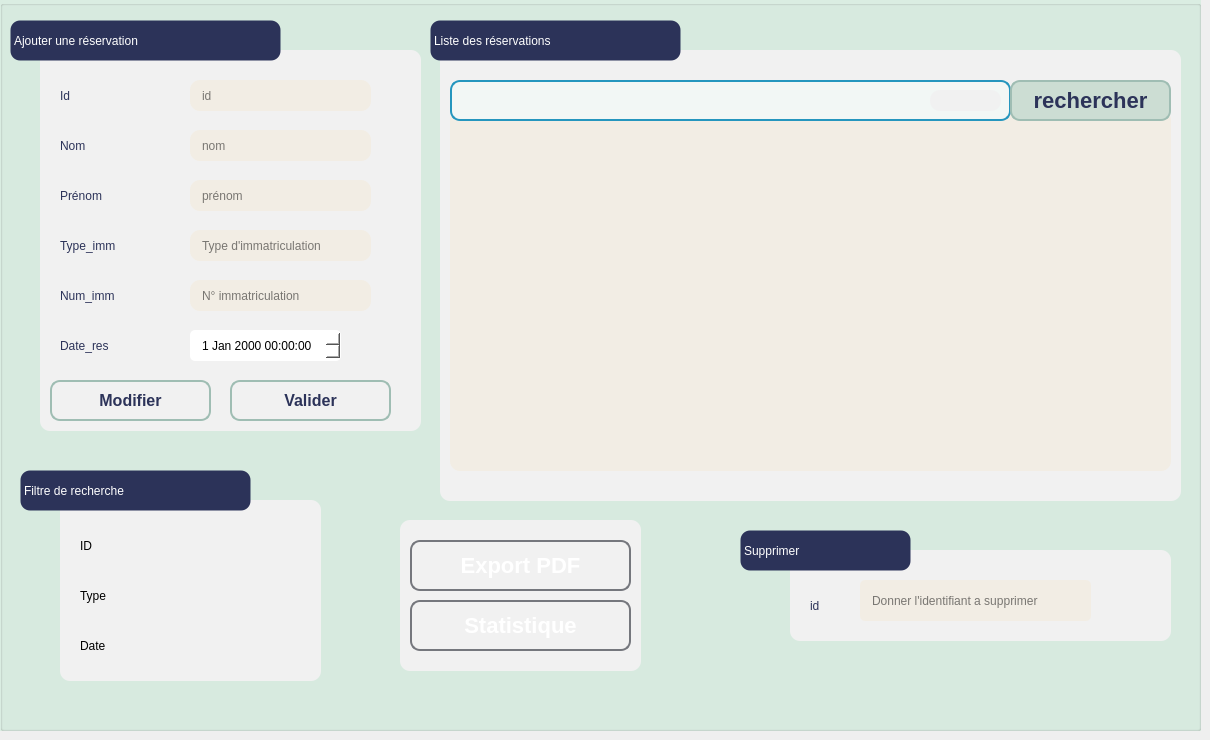
      <widget class="QWidget" name="tab_6">
       <attribute name="title">
        <string>Gestion Réservation</string>
       </attribute>
       <widget class="QGroupBox" name="groupBox_13">
        <property name="geometry">
         <rect>
          <x>0</x>
          <y>0</y>
          <width>1201</width>
          <height>731</height>
         </rect>
        </property>
        <property name="styleSheet">
         <string notr="true">background-color: rgb(218, 237, 226);</string>
        </property>
        <property name="title">
         <string/>
        </property>
        <widget class="QGroupBox" name="groupBox_14">
         <property name="geometry">
          <rect>
           <x>40</x>
           <y>50</y>
           <width>381</width>
           <height>381</height>
          </rect>
         </property>
         <property name="styleSheet">
          <string notr="true">background-color: rgb(241, 241, 241);
border-radius: 10px black;
	border-radius: 10px  ;

</string>
         </property>
         <property name="title">
          <string/>
         </property>
         <widget class="QLabel" name="res_id">
          <property name="geometry">
           <rect>
            <x>20</x>
            <y>30</y>
            <width>151</width>
            <height>31</height>
           </rect>
          </property>
          <property name="styleSheet">
           <string notr="true">
font:  75 16pt &quot;Times New Roman&quot;;
color: rgb(44, 51, 89);</string>
          </property>
          <property name="text">
           <string>Id</string>
          </property>
         </widget>
         <widget class="QLabel" name="nom">
          <property name="geometry">
           <rect>
            <x>20</x>
            <y>80</y>
            <width>161</width>
            <height>31</height>
           </rect>
          </property>
          <property name="styleSheet">
           <string notr="true">
font:  75 16pt &quot;Times New Roman&quot;;
color: rgb(44, 51, 89);</string>
          </property>
          <property name="text">
           <string>Nom</string>
          </property>
         </widget>
         <widget class="QLabel" name="prenom">
          <property name="geometry">
           <rect>
            <x>20</x>
            <y>120</y>
            <width>161</width>
            <height>51</height>
           </rect>
          </property>
          <property name="styleSheet">
           <string notr="true">
font:  75 16pt &quot;Times New Roman&quot;;
color: rgb(44, 51, 89);</string>
          </property>
          <property name="text">
           <string>Prénom</string>
          </property>
         </widget>
         <widget class="QLabel" name="res_type">
          <property name="geometry">
           <rect>
            <x>20</x>
            <y>170</y>
            <width>161</width>
            <height>51</height>
           </rect>
          </property>
          <property name="styleSheet">
           <string notr="true">
font:  75 16pt &quot;Times New Roman&quot;;
color: rgb(44, 51, 89);</string>
          </property>
          <property name="text">
           <string>Type_imm</string>
          </property>
         </widget>
         <widget class="QLabel" name="res_num_2">
          <property name="geometry">
           <rect>
            <x>20</x>
            <y>220</y>
            <width>151</width>
            <height>51</height>
           </rect>
          </property>
          <property name="styleSheet">
           <string notr="true">
font:  75 16pt &quot;Times New Roman&quot;;
color: rgb(44, 51, 89);</string>
          </property>
          <property name="text">
           <string>Num_imm</string>
          </property>
         </widget>
         <widget class="QLineEdit" name="leid_2">
          <property name="geometry">
           <rect>
            <x>150</x>
            <y>30</y>
            <width>181</width>
            <height>31</height>
           </rect>
          </property>
          <property name="styleSheet">
           <string notr="true">QLineEdit{
	background-color: rgb(242, 237, 228);
    box-shadow: 2px 0.5px 5px 1px inset black;
    border-radius: 10px  ;
    width: 70%;
    padding-right: 10px;
    padding-left: 10px;
    text-align: left;
    color: #000;
    font-size:inherit;
    font-family: Arial, Helvetica, sans-serif;  
    font-weight:normal;
    font-variant:normal;
	border-color: rgb(146, 150, 149);
}
QLineEdit::hover{  color: black ;
background-color:orange;}
QLineEdit::focus{  color: black ;
background-color:white;}</string>
          </property>
          <property name="placeholderText">
           <string>id</string>
          </property>
         </widget>
         <widget class="QLineEdit" name="res_nom">
          <property name="geometry">
           <rect>
            <x>150</x>
            <y>80</y>
            <width>181</width>
            <height>31</height>
           </rect>
          </property>
          <property name="styleSheet">
           <string notr="true">QLineEdit{
	background-color: rgb(242, 237, 228);
    box-shadow: 2px 0.5px 5px 1px inset black;
    border-radius: 10px;
    width: 70%;
    padding-right: 10px;
    padding-left: 10px;
    text-align: left;
    color: #000;
    font-size:inherit;
    font-family: Arial, Helvetica, sans-serif;  
    font-weight:normal;
    font-variant:normal;
}
QLineEdit::hover{  color: black ;
background-color:orange;}
QLineEdit::focus{  color: black ;
background-color:white;}</string>
          </property>
          <property name="placeholderText">
           <string>nom</string>
          </property>
         </widget>
         <widget class="QLineEdit" name="res_prenom">
          <property name="geometry">
           <rect>
            <x>150</x>
            <y>130</y>
            <width>181</width>
            <height>31</height>
           </rect>
          </property>
          <property name="styleSheet">
           <string notr="true">QLineEdit{
	background-color: rgb(242, 237, 228);
    box-shadow: 2px 0.5px 5px 1px inset black;
    border-radius: 10px;
    width: 70%;
    padding-right: 10px;
    padding-left: 10px;
    text-align: left;
    color: #000;
    font-size:inherit;
    font-family: Arial, Helvetica, sans-serif;  
    font-weight:normal;
    font-variant:normal;
}
QLineEdit::hover{  color: black ;
background-color:orange;}
QLineEdit::focus{  color: black ;
background-color:white;}</string>
          </property>
          <property name="placeholderText">
           <string>prénom</string>
          </property>
         </widget>
         <widget class="QLineEdit" name="type_immatriculation">
          <property name="geometry">
           <rect>
            <x>150</x>
            <y>180</y>
            <width>181</width>
            <height>31</height>
           </rect>
          </property>
          <property name="styleSheet">
           <string notr="true">QLineEdit{
	background-color: rgb(242, 237, 228);
    box-shadow: 2px 0.5px 5px 1px inset black;
    border-radius: 10px;
    width: 70%;
    padding-right: 10px;
    padding-left: 10px;
    text-align: left;
    color: #000;
    font-size:inherit;
    font-family: Arial, Helvetica, sans-serif;  
    font-weight:normal;
    font-variant:normal;
}
QLineEdit::hover{  color: black ;
background-color:orange;}
QLineEdit::focus{  color: black ;
background-color:white;}</string>
          </property>
          <property name="placeholderText">
           <string>Type d'immatriculation</string>
          </property>
         </widget>
         <widget class="QPushButton" name="pb_modifier_4">
          <property name="geometry">
           <rect>
            <x>10</x>
            <y>330</y>
            <width>161</width>
            <height>41</height>
           </rect>
          </property>
          <property name="styleSheet">
           <string notr="true">/*-----QPushButton-----*/
QPushButton
{
	background-color: qlineargradient(spread:pad, x1:0, y1:0.511, x2:1, y2:0.511, stop:0 
#92bf91
,stop:0.995192 rgba(0,0,0,0));



	color: rgb(44, 51, 89);
	font-size: 16px;
	font-weight: bold;
	border: 2px solid #9fbdb3;
	border-radius:10px;
	padding: 5px;

}

QPushButton::hover
{
background-color: qlineargradient(spread:pad, x1:0, y1:0.511, x2:1, y2:0.511, stop:0 rgba(0, 180, 150, 220),stop:1 rgba(50, 220, 200, 220));

	color: #2C3359; 
}
QPushButton::pressed
{background-color: qlineargradient(stop:0 rgba(0, 207, 179, 255),stop:1 rgba(70, 255, 230, 255));

	color: #2C3359; 

}</string>
          </property>
          <property name="text">
           <string>Modifier</string>
          </property>
          <property name="icon">
           <iconset resource="images.qrc">
            <normaloff>:/edit-2.svg</normaloff>:/edit-2.svg</iconset>
          </property>
         </widget>
         <widget class="QPushButton" name="pb_ajouter_4">
          <property name="geometry">
           <rect>
            <x>190</x>
            <y>330</y>
            <width>161</width>
            <height>41</height>
           </rect>
          </property>
          <property name="styleSheet">
           <string notr="true">/*-----QPushButton-----*/
QPushButton
{
	background-color: qlineargradient(spread:pad, x1:0, y1:0.511, x2:1, y2:0.511, stop:0 
#92bf91
,stop:0.995192 rgba(0,0,0,0));



	color: rgb(44, 51, 89);
	font-size: 16px;
	font-weight: bold;
	border: 2px solid #9fbdb3;
	border-radius:10px;
	padding: 5px;

}

QPushButton::hover
{
background-color: qlineargradient(spread:pad, x1:0, y1:0.511, x2:1, y2:0.511, stop:0 rgba(0, 180, 150, 220),stop:1 rgba(50, 220, 200, 220));

	color: #2C3359; 
}
QPushButton::pressed
{background-color: qlineargradient(stop:0 rgba(0, 207, 179, 255),stop:1 rgba(70, 255, 230, 255));

	color: #2C3359; 

}</string>
          </property>
          <property name="text">
           <string>Valider</string>
          </property>
          <property name="icon">
           <iconset resource="images.qrc">
            <normaloff>:/plus.svg</normaloff>:/plus.svg</iconset>
          </property>
         </widget>
         <widget class="QLabel" name="label_64">
          <property name="geometry">
           <rect>
            <x>20</x>
            <y>270</y>
            <width>151</width>
            <height>51</height>
           </rect>
          </property>
          <property name="styleSheet">
           <string notr="true">
font:  75 16pt &quot;Times New Roman&quot;;
color: rgb(44, 51, 89);</string>
          </property>
          <property name="text">
           <string>Date_res</string>
          </property>
         </widget>
         <widget class="QLineEdit" name="le_numImmatriculation">
          <property name="geometry">
           <rect>
            <x>150</x>
            <y>230</y>
            <width>181</width>
            <height>31</height>
           </rect>
          </property>
          <property name="styleSheet">
           <string notr="true">QLineEdit{
	background-color: rgb(242, 237, 228);
    box-shadow: 2px 0.5px 5px 1px inset black;
    border-radius: 10px;
    width: 70%;
    padding-right: 10px;
    padding-left: 10px;
    text-align: left;
    color: #000;
    font-size:inherit;
    font-family: Arial, Helvetica, sans-serif;  
    font-weight:normal;
    font-variant:normal;
}
QLineEdit::hover{  color: black ;
background-color:orange;}
QLineEdit::focus{  color: black ;
background-color:white;}</string>
          </property>
          <property name="placeholderText">
           <string>N° immatriculation</string>
          </property>
         </widget>
         <widget class="QDateTimeEdit" name="date_res">
          <property name="geometry">
           <rect>
            <x>150</x>
            <y>280</y>
            <width>151</width>
            <height>31</height>
           </rect>
          </property>
          <property name="styleSheet">
           <string notr="true">QDateTimeEdit{
    background-color: white;
    box-shadow: 2px 0.5px 5px 1px inset black;
    border-radius: 5px;
    width: 70%;
    padding-right: 10px;
    padding-left: 10px;
    text-align: left;
    color: #000;
    font-size:inherit;
    font-family: Arial, Helvetica, sans-serif;  
    font-weight:normal;
    font-variant:normal;
}
QDateTimeEdit::hover{  color: black ;
background-color:orange;}
QDateTimeEdit::focus{  color: black ;
background-color:white;}


</string>
          </property>
         </widget>
        </widget>
        <widget class="QLabel" name="label_76">
         <property name="geometry">
          <rect>
           <x>10</x>
           <y>20</y>
           <width>271</width>
           <height>41</height>
          </rect>
         </property>
         <property name="styleSheet">
          <string notr="true">QLabel{
    border: 1px solid transparent ;	
	color: rgb(255, 255, 255);
	font: 75 16pt &quot;Times New Roman&quot;;
	background-color: rgb(44, 51, 89);
	border-radius: 10px  ;
}</string>
         </property>
         <property name="text">
          <string>Ajouter une réservation</string>
         </property>
        </widget>
        <widget class="QGroupBox" name="groupBox_33">
         <property name="geometry">
          <rect>
           <x>60</x>
           <y>500</y>
           <width>261</width>
           <height>181</height>
          </rect>
         </property>
         <property name="styleSheet">
          <string notr="true">background-color: rgb(241, 241, 241);
border-radius: 10px black;
	border-radius: 10px  ;

</string>
         </property>
         <property name="title">
          <string/>
         </property>
         <widget class="QLabel" name="label_83">
          <property name="geometry">
           <rect>
            <x>20</x>
            <y>30</y>
            <width>31</width>
            <height>31</height>
           </rect>
          </property>
          <property name="styleSheet">
           <string notr="true">font: 11pt &quot;MS Shell Dlg 2&quot;;</string>
          </property>
          <property name="text">
           <string>ID</string>
          </property>
         </widget>
         <widget class="QLabel" name="label_84">
          <property name="geometry">
           <rect>
            <x>20</x>
            <y>80</y>
            <width>41</width>
            <height>31</height>
           </rect>
          </property>
          <property name="styleSheet">
           <string notr="true">font: 11pt &quot;MS Shell Dlg 2&quot;;</string>
          </property>
          <property name="text">
           <string>Type</string>
          </property>
         </widget>
         <widget class="QLabel" name="label_85">
          <property name="geometry">
           <rect>
            <x>20</x>
            <y>130</y>
            <width>41</width>
            <height>31</height>
           </rect>
          </property>
          <property name="styleSheet">
           <string notr="true">font: 11pt &quot;MS Shell Dlg 2&quot;;</string>
          </property>
          <property name="text">
           <string>Date</string>
          </property>
         </widget>
         <widget class="QPushButton" name="triID_5">
          <property name="geometry">
           <rect>
            <x>100</x>
            <y>30</y>
            <width>41</width>
            <height>31</height>
           </rect>
          </property>
          <property name="styleSheet">
           <string notr="true">/*-----QPushButton-----*/
image: url(:/triCroissant.png);
QPushButton
{
	background-color: qlineargradient(spread:pad, x1:0, y1:0.511, x2:1, y2:0.511, stop:0 
#92bf91
,stop:0.995192 rgba(0,0,0,0));



	color: #ffffff;
	font-size: 22px;
	font-weight: bold;
	border: 2px solid #9fbdb3;
	border-radius:10px;
	padding: 5px;
	

}

QPushButton::hover
{
background-color: qlineargradient(spread:pad, x1:0, y1:0.511, x2:1, y2:0.511, stop:0 rgba(0, 180, 150, 220),stop:1 rgba(50, 220, 200, 220));

	color: #2C3359; 

}
QPushButton::pressed
{background-color: qlineargradient(stop:0 rgba(0, 207, 179, 255),stop:1 rgba(70, 255, 230, 255));

	color: #2C3359; 

}
</string>
          </property>
          <property name="text">
           <string/>
          </property>
          <property name="icon">
           <iconset>
            <normaloff>../Downloads/337075855_605317437802974_4220689039509783446_n.png</normaloff>../Downloads/337075855_605317437802974_4220689039509783446_n.png</iconset>
          </property>
         </widget>
         <widget class="QPushButton" name="tri_type">
          <property name="geometry">
           <rect>
            <x>100</x>
            <y>80</y>
            <width>41</width>
            <height>31</height>
           </rect>
          </property>
          <property name="styleSheet">
           <string notr="true">/*-----QPushButton-----*/
image: url(:/triCroissant.png);
QPushButton
{
	background-color: qlineargradient(spread:pad, x1:0, y1:0.511, x2:1, y2:0.511, stop:0 
#92bf91
,stop:0.995192 rgba(0,0,0,0));



	color: #ffffff;
	font-size: 22px;
	font-weight: bold;
	border: 2px solid #9fbdb3;
	border-radius:10px;
	padding: 5px;
	

}

QPushButton::hover
{
background-color: qlineargradient(spread:pad, x1:0, y1:0.511, x2:1, y2:0.511, stop:0 rgba(0, 180, 150, 220),stop:1 rgba(50, 220, 200, 220));

	color: #2C3359; 

}
QPushButton::pressed
{background-color: qlineargradient(stop:0 rgba(0, 207, 179, 255),stop:1 rgba(70, 255, 230, 255));

	color: #2C3359; 

}
</string>
          </property>
          <property name="text">
           <string/>
          </property>
          <property name="icon">
           <iconset>
            <normaloff>../Downloads/337075855_605317437802974_4220689039509783446_n.png</normaloff>../Downloads/337075855_605317437802974_4220689039509783446_n.png</iconset>
          </property>
         </widget>
         <widget class="QPushButton" name="tri_date">
          <property name="geometry">
           <rect>
            <x>100</x>
            <y>130</y>
            <width>41</width>
            <height>31</height>
           </rect>
          </property>
          <property name="styleSheet">
           <string notr="true">/*-----QPushButton-----*/
image: url(:/triCroissant.png);
QPushButton
{
	background-color: qlineargradient(spread:pad, x1:0, y1:0.511, x2:1, y2:0.511, stop:0 
#92bf91
,stop:0.995192 rgba(0,0,0,0));



	color: #ffffff;
	font-size: 22px;
	font-weight: bold;
	border: 2px solid #9fbdb3;
	border-radius:10px;
	padding: 5px;
	

}

QPushButton::hover
{
background-color: qlineargradient(spread:pad, x1:0, y1:0.511, x2:1, y2:0.511, stop:0 rgba(0, 180, 150, 220),stop:1 rgba(50, 220, 200, 220));

	color: #2C3359; 

}
QPushButton::pressed
{background-color: qlineargradient(stop:0 rgba(0, 207, 179, 255),stop:1 rgba(70, 255, 230, 255));

	color: #2C3359; 

}
</string>
          </property>
          <property name="text">
           <string/>
          </property>
          <property name="icon">
           <iconset>
            <normaloff>../Downloads/337075855_605317437802974_4220689039509783446_n.png</normaloff>../Downloads/337075855_605317437802974_4220689039509783446_n.png</iconset>
          </property>
         </widget>
         <widget class="QPushButton" name="ID_desc_4">
          <property name="geometry">
           <rect>
            <x>180</x>
            <y>30</y>
            <width>41</width>
            <height>31</height>
           </rect>
          </property>
          <property name="styleSheet">
           <string notr="true">/*-----QPushButton-----*/
image: url(:/triDecroissant.png);
QPushButton
{
	background-color: qlineargradient(spread:pad, x1:0, y1:0.511, x2:1, y2:0.511, stop:0 
#92bf91
,stop:0.995192 rgba(0,0,0,0));



	color: #ffffff;
	font-size: 22px;
	font-weight: bold;
	border: 2px solid #9fbdb3;
	border-radius:10px;
	padding: 5px;
	

}

QPushButton::hover
{
background-color: qlineargradient(spread:pad, x1:0, y1:0.511, x2:1, y2:0.511, stop:0 rgba(0, 180, 150, 220),stop:1 rgba(50, 220, 200, 220));

	color: #2C3359; 

}
QPushButton::pressed
{background-color: qlineargradient(stop:0 rgba(0, 207, 179, 255),stop:1 rgba(70, 255, 230, 255));

	color: #2C3359; 

}
</string>
          </property>
          <property name="text">
           <string/>
          </property>
          <property name="icon">
           <iconset>
            <normaloff>../Downloads/334897169_707582544440547_3617308460356323247_n.png</normaloff>../Downloads/334897169_707582544440547_3617308460356323247_n.png</iconset>
          </property>
         </widget>
         <widget class="QPushButton" name="tri_typedesc">
          <property name="geometry">
           <rect>
            <x>180</x>
            <y>80</y>
            <width>41</width>
            <height>31</height>
           </rect>
          </property>
          <property name="styleSheet">
           <string notr="true">/*-----QPushButton-----*/
image: url(:/triDecroissant.png);
QPushButton
{
	background-color: qlineargradient(spread:pad, x1:0, y1:0.511, x2:1, y2:0.511, stop:0 
#92bf91
,stop:0.995192 rgba(0,0,0,0));



	color: #ffffff;
	font-size: 22px;
	font-weight: bold;
	border: 2px solid #9fbdb3;
	border-radius:10px;
	padding: 5px;
	

}

QPushButton::hover
{
background-color: qlineargradient(spread:pad, x1:0, y1:0.511, x2:1, y2:0.511, stop:0 rgba(0, 180, 150, 220),stop:1 rgba(50, 220, 200, 220));

	color: #2C3359; 

}
QPushButton::pressed
{background-color: qlineargradient(stop:0 rgba(0, 207, 179, 255),stop:1 rgba(70, 255, 230, 255));

	color: #2C3359; 

}
</string>
          </property>
          <property name="text">
           <string/>
          </property>
          <property name="icon">
           <iconset>
            <normaloff>../Downloads/334897169_707582544440547_3617308460356323247_n.png</normaloff>../Downloads/334897169_707582544440547_3617308460356323247_n.png</iconset>
          </property>
         </widget>
         <widget class="QPushButton" name="tri_datedesc">
          <property name="geometry">
           <rect>
            <x>180</x>
            <y>130</y>
            <width>41</width>
            <height>31</height>
           </rect>
          </property>
          <property name="styleSheet">
           <string notr="true">/*-----QPushButton-----*/
image: url(:/triDecroissant.png);
QPushButton
{
	background-color: qlineargradient(spread:pad, x1:0, y1:0.511, x2:1, y2:0.511, stop:0 
#92bf91
,stop:0.995192 rgba(0,0,0,0));



	color: #ffffff;
	font-size: 22px;
	font-weight: bold;
	border: 2px solid #9fbdb3;
	border-radius:10px;
	padding: 5px;
	

}

QPushButton::hover
{
background-color: qlineargradient(spread:pad, x1:0, y1:0.511, x2:1, y2:0.511, stop:0 rgba(0, 180, 150, 220),stop:1 rgba(50, 220, 200, 220));

	color: #2C3359; 

}
QPushButton::pressed
{background-color: qlineargradient(stop:0 rgba(0, 207, 179, 255),stop:1 rgba(70, 255, 230, 255));

	color: #2C3359; 

}
</string>
          </property>
          <property name="text">
           <string/>
          </property>
          <property name="icon">
           <iconset>
            <normaloff>../Downloads/334897169_707582544440547_3617308460356323247_n.png</normaloff>../Downloads/334897169_707582544440547_3617308460356323247_n.png</iconset>
          </property>
         </widget>
        </widget>
        <widget class="QLabel" name="label_77">
         <property name="geometry">
          <rect>
           <x>20</x>
           <y>470</y>
           <width>231</width>
           <height>41</height>
          </rect>
         </property>
         <property name="styleSheet">
          <string notr="true">QLabel{
    border: 1px solid transparent ;	
	color: rgb(255, 255, 255);
	font: 75 16pt &quot;Times New Roman&quot;;
	background-color: rgb(44, 51, 89);
	border-radius: 10px  ;
}</string>
         </property>
         <property name="text">
          <string>Filtre de recherche</string>
         </property>
        </widget>
        <widget class="QGroupBox" name="groupBox_34">
         <property name="geometry">
          <rect>
           <x>440</x>
           <y>50</y>
           <width>741</width>
           <height>451</height>
          </rect>
         </property>
         <property name="styleSheet">
          <string notr="true">background-color: rgb(241, 241, 241);
border-radius: 10px black;
	border-radius: 10px  ;

</string>
         </property>
         <property name="title">
          <string/>
         </property>
         <widget class="QTableView" name="tab_reservation">
          <property name="geometry">
           <rect>
            <x>10</x>
            <y>60</y>
            <width>721</width>
            <height>361</height>
           </rect>
          </property>
          <property name="styleSheet">
           <string notr="true">background-color: rgb(242, 237, 228);
</string>
          </property>
         </widget>
         <widget class="QLineEdit" name="le_recherche">
          <property name="geometry">
           <rect>
            <x>10</x>
            <y>30</y>
            <width>561</width>
            <height>41</height>
           </rect>
          </property>
          <property name="styleSheet">
           <string notr="true">QLineEdit
{
background-color: rgb(242, 247, 245);
border-radius: 10px;
border: 2px solid #2596be


}
</string>
          </property>
         </widget>
         <widget class="QPushButton" name="pb_rechercher_2">
          <property name="geometry">
           <rect>
            <x>570</x>
            <y>30</y>
            <width>161</width>
            <height>41</height>
           </rect>
          </property>
          <property name="styleSheet">
           <string notr="true">QPushButton
{
	background-color: rgb(204, 221, 211);
	color: rgb(44, 51, 89);
	font-size: 22px;
	font-weight: bold;
	border: 2px solid #9fbdb3;
	border-radius:10px;
	padding: 5px;
}

</string>
          </property>
          <property name="text">
           <string>rechercher</string>
          </property>
         </widget>
         <widget class="QLabel" name="Empl_label_Recherche_2">
          <property name="geometry">
           <rect>
            <x>490</x>
            <y>40</y>
            <width>71</width>
            <height>21</height>
           </rect>
          </property>
          <property name="styleSheet">
           <string notr="true">font:  75 16pt &quot;Times New Roman&quot;;
image: url(:/search.svg);
color: rgb(44, 51, 89);</string>
          </property>
          <property name="text">
           <string/>
          </property>
         </widget>
        </widget>
        <widget class="QLabel" name="label_78">
         <property name="geometry">
          <rect>
           <x>430</x>
           <y>20</y>
           <width>251</width>
           <height>41</height>
          </rect>
         </property>
         <property name="styleSheet">
          <string notr="true">QLabel{
    border: 1px solid transparent ;	
	color: rgb(255, 255, 255);
	font: 75 16pt &quot;Times New Roman&quot;;
	background-color: rgb(44, 51, 89);
	border-radius: 10px  ;
}</string>
         </property>
         <property name="text">
          <string>Liste des réservations</string>
         </property>
        </widget>
        <widget class="QGroupBox" name="groupBox_35">
         <property name="geometry">
          <rect>
           <x>790</x>
           <y>550</y>
           <width>381</width>
           <height>91</height>
          </rect>
         </property>
         <property name="styleSheet">
          <string notr="true">background-color: rgb(241, 241, 241);
border-radius: 10px black;
	border-radius: 10px  ;

</string>
         </property>
         <property name="title">
          <string/>
         </property>
         <widget class="QLineEdit" name="id_supp_6">
          <property name="geometry">
           <rect>
            <x>70</x>
            <y>30</y>
            <width>231</width>
            <height>41</height>
           </rect>
          </property>
          <property name="styleSheet">
           <string notr="true">QLineEdit{
	background-color: rgb(242, 237, 228);
    box-shadow: 2px 0.5px 5px 1px inset black;
    border-radius: 5px;
    width: 70%;
    padding-right: 10px;
    padding-left: 10px;
    text-align: left;
    color: #000;
    font-size:inherit;
    font-family: Arial, Helvetica, sans-serif;  
    font-weight:normal;
    font-variant:normal;
}
QLineEdit::hover{  color: black ;
background-color:orange;}
QLineEdit::focus{  color: black ;
background-color:white;}</string>
          </property>
          <property name="placeholderText">
           <string>Donner l'identifiant a supprimer</string>
          </property>
         </widget>
         <widget class="QPushButton" name="pb_supprimer_4">
          <property name="geometry">
           <rect>
            <x>320</x>
            <y>30</y>
            <width>51</width>
            <height>41</height>
           </rect>
          </property>
          <property name="styleSheet">
           <string notr="true">image: url(:/trash-2.svg);</string>
          </property>
          <property name="text">
           <string/>
          </property>
         </widget>
         <widget class="QLabel" name="label_79">
          <property name="geometry">
           <rect>
            <x>20</x>
            <y>40</y>
            <width>31</width>
            <height>31</height>
           </rect>
          </property>
          <property name="styleSheet">
           <string notr="true">font:  75 16pt &quot;Times New Roman&quot;;
color: rgb(44, 51, 89);</string>
          </property>
          <property name="text">
           <string>id</string>
          </property>
         </widget>
        </widget>
        <widget class="QLabel" name="label_80">
         <property name="geometry">
          <rect>
           <x>740</x>
           <y>530</y>
           <width>171</width>
           <height>41</height>
          </rect>
         </property>
         <property name="styleSheet">
          <string notr="true">QLabel{
    border: 1px solid transparent ;	
	color: rgb(255, 255, 255);
	font: 75 16pt &quot;Times New Roman&quot;;
	background-color: rgb(44, 51, 89);
	border-radius: 10px  ;
}</string>
         </property>
         <property name="text">
          <string>Supprimer</string>
         </property>
        </widget>
        <widget class="QGroupBox" name="groupBox_36">
         <property name="geometry">
          <rect>
           <x>400</x>
           <y>520</y>
           <width>241</width>
           <height>151</height>
          </rect>
         </property>
         <property name="styleSheet">
          <string notr="true">background-color: rgb(241, 241, 241);
border-radius: 10px black;
	border-radius: 10px  ;

</string>
         </property>
         <property name="title">
          <string/>
         </property>
         <widget class="QPushButton" name="Empl_push_ExportPDF_2">
          <property name="geometry">
           <rect>
            <x>10</x>
            <y>20</y>
            <width>221</width>
            <height>51</height>
           </rect>
          </property>
          <property name="styleSheet">
           <string notr="true">/*-----QPushButton-----*/
QPushButton
{
	background-color: qlineargradient(spread:pad, x1:0, y1:0.511, x2:1, y2:0.511, stop:0 
#75777d
,stop:0.995192 rgba(0,0,0,0));



	color: #ffffff;
	font-size: 22px;
	font-weight: bold;
	border: 2px solid #75777d;
	border-radius:10px;
	padding: 5px;

}

QPushButton::hover
{
background-color: #b5b5ba;

	color: #2C3359; 
}
QPushButton::pressed
{background-color: qlineargradient(stop:0 rgba(0, 207, 179, 255),stop:1 rgba(70, 255, 230, 255));

	color: #75777d; 

}</string>
          </property>
          <property name="text">
           <string>Export PDF</string>
          </property>
         </widget>
         <widget class="QPushButton" name="Empl_push_Statistiques_2">
          <property name="geometry">
           <rect>
            <x>10</x>
            <y>80</y>
            <width>221</width>
            <height>51</height>
           </rect>
          </property>
          <property name="styleSheet">
           <string notr="true">/*-----QPushButton-----*/
QPushButton
{
	background-color: qlineargradient(spread:pad, x1:0, y1:0.511, x2:1, y2:0.511, stop:0 
#75777d
,stop:0.995192 rgba(0,0,0,0));



	color: #ffffff;
	font-size: 22px;
	font-weight: bold;
	border: 2px solid #75777d;
	border-radius:10px;
	padding: 5px;

}

QPushButton::hover
{
background-color: #b5b5ba;

	color: #2C3359; 
}
QPushButton::pressed
{background-color: qlineargradient(stop:0 rgba(0, 207, 179, 255),stop:1 rgba(70, 255, 230, 255));

	color: #75777d; 

}</string>
          </property>
          <property name="text">
           <string>Statistique</string>
          </property>
         </widget>
         <widget class="QLabel" name="label_12">
          <property name="geometry">
           <rect>
            <x>10</x>
            <y>30</y>
            <width>41</width>
            <height>31</height>
           </rect>
          </property>
          <property name="styleSheet">
           <string notr="true">image: url(:/file.png);
background-color:transparent;</string>
          </property>
          <property name="text">
           <string/>
          </property>
         </widget>
         <widget class="QLabel" name="label_13">
          <property name="geometry">
           <rect>
            <x>10</x>
            <y>90</y>
            <width>41</width>
            <height>31</height>
           </rect>
          </property>
          <property name="styleSheet">
           <string notr="true">image: url(:/chart.png);
background-color:transparent;</string>
          </property>
          <property name="text">
           <string/>
          </property>
         </widget>
        </widget>
       </widget>
      </widget>
